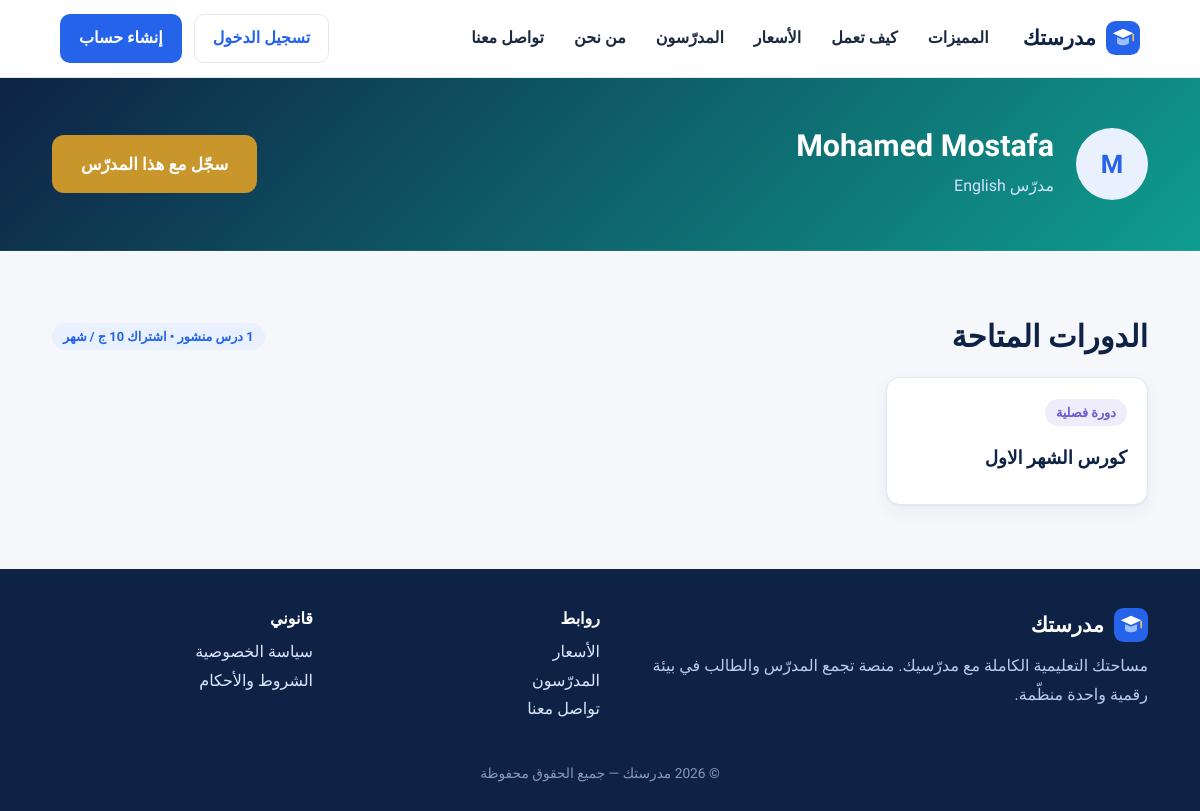
/mr-t862390/, run on the app's committed database.
### accounts/models.py (models this page shows, shortened)
class SiteSetting(models.Model):
    platform_name = models.CharField("اسم المنصة", max_length=80, default="مدرستك")
    tagline = models.CharField("الشعار النصي", max_length=200, default="مساحتك التعليمية الكاملة مع مدرّسيك")
    wallet_number = models.CharField("رقم المحفظة لاستلام الاشتراكات", max_length=20, blank=True)
    wallet_holder = models.CharField("اسم صاحب المحفظة", max_length=100, blank=True)
    payment_instructions = models.TextField("تعليمات الدفع للطالب", blank=True,
                                            default="حوّل قيمة الاشتراك إلى المحفظة ثم ارفع صورة إيصال التحويل وسيتم تفعيل اشتراكك بعد المراجعة.")
    support_phone = models.CharField("هاتف الدعم", max_length=20, blank=True)
    support_email = models.EmailField("بريد الدعم", blank=True)
    default_monthly_price = models.DecimalField("السعر الافتراضي لاشتراك المدرّس الجديد", max_digits=8, decimal_places=2, default=10)
    groq_api_key = models.CharField("مفتاح Groq API (لتشغيل ميزات الذكاء الاصطناعي)", max_length=200, blank=True)
    anthropic_api_key = models.CharField("مفتاح Anthropic API (بديل عن Groq)", max_length=200, blank=True)
    privacy_text = models.TextField("سياسة الخصوصية", blank=True)
    terms_text = models.TextField("الشروط والأحكام", blank=True)
    registration_open = models.BooleanField("فتح تسجيل الطلاب الجدد", default=True)
    names_in_english = models.BooleanField("تحويل أسماء المسجّلين الجدد إلى الإنجليزية تلقائيًا", default=True)
    staff_permissions = models.JSONField("صلاحيات فريق الإدارة", default=dict, blank=True)
    @classmethod
    def get(cls):
        obj, _ = cls.objects.get_or_create(pk=1)
        return obj

class TeacherProfile(models.Model):
    user = models.OneToOneField(User, on_delete=models.CASCADE, related_name="teacher_profile")
    teacher_code = models.CharField("رقم المدرّس (Teacher ID)", max_length=10, unique=True, blank=True)
    slug = models.SlugField("الرابط الخاص", unique=True, blank=True)
    subject = models.CharField("المادة", max_length=80)
    grades = models.CharField("الصفوف التي يدرّسها", max_length=60, blank=True, help_text="مثال: الأول والثاني الثانوي")
    display_name = models.CharField("الاسم الظاهر للطلاب والزوّار", max_length=60, blank=True,
                                    help_text="يتحكم فيه مالك المنصة فقط. اتركه فارغًا لإظهار الاسم الكامل، أو اكتب مثلًا: M")
    bio = models.TextField("نبذة عن المدرّس", blank=True)
    photo = models.ImageField("الصورة", upload_to="teachers/", blank=True)
    cover = models.ImageField("صورة الغلاف", upload_to="teachers/covers/", blank=True)
    monthly_price = models.DecimalField("سعر الاشتراك الشهري (جنيه)", max_digits=8, decimal_places=2, default=10)
    is_listed = models.BooleanField("يظهر في قائمة المدرّسين العامة", default=True)
    created_at = models.DateTimeField(auto_now_add=True)
    @property
    def display_label(self):
        return (self.display_name or "").strip() or self.user.full_name

class User(AbstractBaseUser, PermissionsMixin):
    ROLES = [("student", "طالب"), ("teacher", "مدرّس"), ("owner", "مالك المنصة"), ("staff", "فريق الإدارة")]
    STAFF_ROLES = [("support", "دعم فني"), ("finance", "مالية"), ("content", "مسؤول محتوى")]
    phone = models.CharField("رقم الهاتف", max_length=11, unique=True, validators=[phone_validator])
    full_name = models.CharField("الاسم الكامل", max_length=150)
    name_ar = models.CharField("الاسم بالعربية (كما سُجّل)", max_length=150, blank=True)
    role = models.CharField("الدور", max_length=10, choices=ROLES, default="student")
    staff_role = models.CharField("صلاحية الفريق", max_length=10, choices=STAFF_ROLES, blank=True)
    is_active = models.BooleanField("مفعّل", default=True)
    is_staff = models.BooleanField(default=False)
    date_joined = models.DateTimeField(default=timezone.now)
    objects = UserManager()
    USERNAME_FIELD = "phone"
    REQUIRED_FIELDS = ["full_name"]
    class Meta:
        verbose_name = "مستخدم"

### learning/models.py (models this page shows, shortened)
class StatusMixin:
    @property
    def is_visible(self):
        return self.status == "published" or (self.status == "scheduled" and self.publish_at and self.publish_at <= timezone.now())

class Course(StatusMixin, models.Model):
    TYPES = [("monthly", "دورة شهرية"), ("semester", "دورة فصلية"), ("free", "دورة مجانية")]
    GRADES = [(0, "كل الصفوف"), (1, "الأول الثانوي"), (2, "الثاني الثانوي"), (3, "الثالث الثانوي")]
    teacher = models.ForeignKey(TeacherProfile, on_delete=models.CASCADE, related_name="courses")
    title = models.CharField("عنوان الدورة", max_length=160)
    description = models.TextField("الوصف", blank=True)
    grade = models.PositiveSmallIntegerField("الصف", choices=GRADES, default=0)
    course_type = models.CharField("نوع الدورة", max_length=10, choices=TYPES, default="semester")
    term_label = models.CharField("الفصل / الشهر", max_length=60, blank=True, help_text="مثال: الترم الأول أو شهر أكتوبر")
    cover = models.ImageField("صورة الغلاف", upload_to="courses/", blank=True)
    status = models.CharField("الحالة", max_length=10, choices=STATUS, default="draft")
    publish_at = models.DateTimeField("موعد النشر", null=True, blank=True)
    order = models.PositiveIntegerField(default=0)
    created_at = models.DateTimeField(auto_now_add=True)
    class Meta:
        ordering = ["order", "id"]
    @property
    def is_free(self):
        return self.course_type == "free"

### accounts/views.py (the view)
# urls.py: path("<slug:slug>/", account_views.teacher_public, name="teacher_public"),
def teacher_public(request, slug):
    t = get_object_or_404(TeacherProfile.objects.select_related("user"), slug=slug, user__is_active=True)
    courses = visible_courses(t)
    return render(request, "site/teacher_public.html", {"t": t, "courses": courses, "lessons_count": visible_lessons_qs(teacher=t).count()})

### accounts/context_processors.py (called while the page is built, shortened)
def site(request):
    return {"site": SiteSetting.get()}

def dashboard(request):
    u = getattr(request, "user", None)
    ctx = {}
    if not u or not u.is_authenticated:
        return ctx

### learning/models.py (called while the page is built)
def vis_q(prefix=""):
    now = timezone.now()
    return Q(**{f"{prefix}status": "published"}) | Q(**{f"{prefix}status": "scheduled", f"{prefix}publish_at__lte": now})

### learning/services.py (called while the page is built)
def visible_courses(teacher):
    return Course.objects.filter(teacher=teacher).filter(vis_q())

def visible_lessons_qs(teacher=None, course=None, unit=None):
    qs = Lesson.objects.filter(vis_q(), vis_q("unit__"), vis_q("unit__course__"))
    if teacher:
        qs = qs.filter(unit__course__teacher=teacher)
    if course:
        qs = qs.filter(unit__course=course)
    if unit:
        qs = qs.filter(unit=unit)
    return qs

### uikit/context_processors.py (called while the page is built, shortened)
def ui(request):
    ctx = {"ICONS": ICONS}
    u = getattr(request, "user", None)
    if not u or not u.is_authenticated:
        return ctx

### templates/site/teacher_public.html (shortened to what this page needs)
{% extends "site/public_base.html" %}
{% block main %}
<section class="teacher-hero" {% if t.cover %}style="background-image:linear-gradient(rgba(14,34,69,.7),rgba(14,34,69,.7)),url('{{ t.cover.url }}')"{% endif %}><div class="wrap row" style="gap:22px">
  {% if t.photo %}<img class="avatar lg" src="{{ t.photo.url }}" alt="">{% else %}<span class="avatar lg">{{ t.display_label|slice:":1" }}</span>{% endif %}
  <div class="grow"><h1 style="margin:0">{{ t.display_label }}</h1><p style="margin:4px 0;color:#d5e4fb">مدرّس {{ t.subject }}{% if t.grades %} — {{ t.grades }}{% endif %}</p></div>
  <div>{% if user.is_authenticated and user.is_student %}<a class="btn gold lg" href="{% url 'student:workspace' t.teacher_code %}">فتح مساحة المدرّس</a>
    {% elif not user.is_authenticated %}<a class="btn gold lg" href="{% url 'register' %}?t={{ t.teacher_code }}">سجّل مع هذا المدرّس</a>{% endif %}</div>
</div></section>
<section class="section"><div class="wrap">
  <div class="row spread mb"><h2 style="text-align:start;margin:0">الدورات المتاحة</h2><span class="badge">{{ lessons_count }} درس منشور • اشتراك {{ t.monthly_price|floatformat:"-2" }} ج / شهر</span></div>
  {% if courses %}<div class="grid gauto">{% for c in courses %}<div class="card"><span class="badge {% if c.is_free %}green{% else %}purple{% endif %}">{{ c.get_course_type_display }}</span><h3 class="mt">{{ c.title }}</h3><p class="muted small">{{ c.description|truncatechars:120 }}</p></div>{% endfor %}</div>
  {% else %}<div class="empty">لم ينشر المدرّس دورات بعد.</div>{% endif %}
</div></section>
{% endblock %}

### templates/site/public_base.html
{% extends "base.html" %}
{% block body %}
<header class="pub-header">
  <a class="brand" href="{% url 'landing' %}">{% include "partials/logo.html" %}<span>{{ site.platform_name }}</span></a>
  <nav aria-label="التنقل الرئيسي">
    <a href="{% url 'landing' %}#features">المميزات</a>
    <a href="{% url 'landing' %}#how">كيف تعمل</a>
    <a href="{% url 'pricing' %}">الأسعار</a>
    <a href="{% url 'teachers' %}">المدرّسون</a>
    <a href="{% url 'about' %}">من نحن</a>
    <a href="{% url 'contact' %}">تواصل معنا</a>
  </nav>
  <div class="row">
    {% if user.is_authenticated %}<a class="btn" href="{% url 'go' %}">لوحتي</a>
    {% else %}<a class="btn ghost" href="{% url 'login' %}">تسجيل الدخول</a><a class="btn" href="{% url 'register' %}">إنشاء حساب</a>{% endif %}
  </div>
</header>
{% block main %}{% endblock %}
<footer class="pub-footer">
  <div class="wrap cols">
    <div><div class="brand" style="color:#fff;padding:0 0 8px">{% include "partials/logo.html" %}<span>{{ site.platform_name }}</span></div>
      <p>{{ site.tagline }}. منصة تجمع المدرّس والطالب في بيئة رقمية واحدة منظّمة.</p>
      {% if site.support_phone %}<p>الدعم: <span class="ltr">{{ site.support_phone }}</span></p>{% endif %}</div>
    <div><h4 style="color:#fff">روابط</h4><p><a href="{% url 'pricing' %}">الأسعار</a><br><a href="{% url 'teachers' %}">المدرّسون</a><br><a href="{% url 'contact' %}">تواصل معنا</a></p></div>
    <div><h4 style="color:#fff">قانوني</h4><p><a href="{% url 'privacy' %}">سياسة الخصوصية</a><br><a href="{% url 'terms' %}">الشروط والأحكام</a></p></div>
  </div>
  <div class="wrap small center" style="margin-top:22px;opacity:.7">© {% now "Y" %} {{ site.platform_name }} — جميع الحقوق محفوظة</div>
</footer>
{% endblock %}

### static/css/app.css (style rules this page uses)
:root { --navy:#0e2245; --navy-2:#16305d; --blue:#2563eb; --blue-d:#1d4fc4; --sky:#e8f1fd; --sky-2:#f2f7fe; --teal:#0f9d8f; --teal-l:#e0f5f2; --purple:#6d5bd0; --purple-l:#efecfb; --gold:#c9962b; --gold-l:#fbf3e0; --red:#d64545; --red-l:#fdeaea; --green:#1f9d61; --green-l:#e4f6ec; --amber:#d98a10; --amber-l:#fdf1dc; --bg:#f5f7fb; --card:#fff; --text:#1b2a41; --muted:#65748b; --line:#e1e8f2; --shadow:0 1px 2px rgba(14,34,69,.05),0 6px 18px rgba(14,34,69,.05); --r:14px; --sidebar:268px; }
* { box-sizing:border-box }
html { scroll-behavior:smooth }
body { margin:0;background:var(--bg);color:var(--text);font-family:"Tajawal","Segoe UI",Tahoma,Arial,sans-serif;font-size:16px;line-height:1.8;-webkit-font-smoothing:antialiased }
a { color:var(--blue);text-decoration:none }
h1,h2,h3,h4 { line-height:1.45;margin:0 0 .5em;color:var(--navy);font-weight:800 }
h1 { font-size:1.9rem }
h2 { font-size:1.4rem }
h3 { font-size:1.15rem }
h4 { font-size:1rem }
p { margin:0 0 .9em }
.small { font-size:.86rem }
.center { text-align:center }
.row { display:flex;gap:12px;align-items:center;flex-wrap:wrap }
.spread { justify-content:space-between }
.grow { flex:1 }
.mt { margin-top:18px }
.mb { margin-bottom:18px }
.btn { display:inline-flex;align-items:center;justify-content:center;gap:6px;padding:9px 18px;border-radius:10px;border:1.5px solid transparent;background:var(--blue);color:#fff;font:inherit;font-weight:700;cursor:pointer;text-decoration:none;transition:background .15s,transform .05s }
.btn.lg { padding:13px 28px;font-size:1.05rem;border-radius:12px }
.btn.ghost { background:transparent;color:var(--blue);border-color:var(--line) }
.btn.gold { background:var(--gold) }
.card { background:var(--card);border:1px solid var(--line);border-radius:var(--r);padding:20px;box-shadow:var(--shadow) }
.card h3 { margin-bottom:.4em }
.grid { display:grid;gap:16px }
.gauto { grid-template-columns:repeat(auto-fill,minmax(260px,1fr)) }
.badge { display:inline-block;padding:2px 11px;border-radius:99px;font-size:.8rem;font-weight:700;background:var(--sky);color:var(--blue);white-space:nowrap }
.badge.purple { background:var(--purple-l);color:var(--purple) }
.brand { display:flex;align-items:center;gap:10px;color:#fff;font-weight:800;font-size:1.3rem;padding:6px 8px 16px;text-decoration:none }
.avatar { width:44px;height:44px;border-radius:50%;background:var(--sky);color:var(--blue);display:grid;place-items:center;font-weight:800;object-fit:cover;flex:none }
.avatar.lg { width:72px;height:72px;font-size:1.6rem }
.pub-header { display:flex;align-items:center;gap:22px;padding:14px clamp(16px,5vw,64px);background:#fff;border-bottom:1px solid var(--line);position:sticky;top:0;z-index:40 }
.pub-header .brand { color:var(--navy);padding:0 }
.pub-header nav { display:flex;gap:6px;flex:1 }
.pub-header nav a { padding:6px 12px;border-radius:8px;color:var(--text);font-weight:600 }
.wrap { max-width:1160px;margin:0 auto;padding:0 clamp(16px,4vw,32px) }
.section { padding:64px 0 }
.section h2 { font-size:1.9rem;text-align:center;margin-bottom:8px }
.pub-footer { background:var(--navy);color:#b9cdee;padding:38px 0 26px;margin-top:0 }
.pub-footer a { color:#dbe7fb }
.pub-footer .cols { display:grid;grid-template-columns:2fr 1fr 1fr;gap:26px }
.teacher-hero { background:linear-gradient(135deg,var(--navy),var(--teal));background-size:cover;background-position:center;color:#fff;padding:46px 0 }
.teacher-hero h1 { color:#fff }

### data on the page
SiteSetting: platform_name "مدرستك", tagline "مساحتك التعليمية الكاملة مع مدرّسيك"
TeacherProfile: display_label "M", display_label "Mohamed Mostafa", subject "English", monthly_price "10"
Course: course_type "دورة فصلية", title "كورس الشهر الاول"
